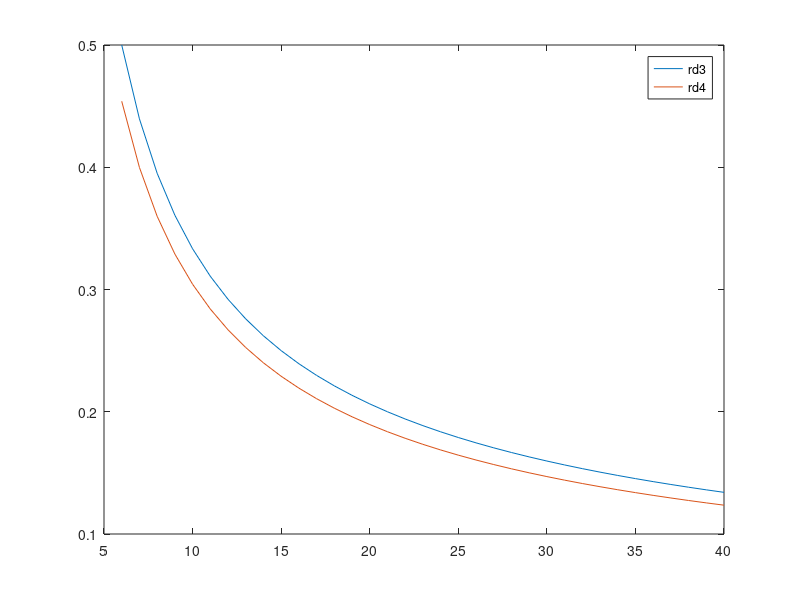

Source code (MATLAB): (Note: this script raises an error after producing the figure.)
A = (3^0.5)/4;
nm = 15;
nm = [6:40]
rd = (4/(3^0.25))*(A.^0.5./((8*nm+1).^0.5-3))
rde = (A^0.5./(nm.^0.5-1))
plot(nm, [rd;rde])
legend('rd3','rd4')
%% square
d = [];
j = 1;
K = 0.85:0.0125:1.15;
rng(10)
for k= K
    X = selfPropelling(struct('n',16,'n_s',4),'regular_polygon', k);
    n = size(X,1);
    for i= 1:n
        ds = repmat(X(i,:),n,1)-X;
        ds(i,:) = [1000,1000];
        min_ds(i) = min(sqrt(ds(:,1).^2+ds(:,2).^2));
    end
    max_d(j) = max(min_ds);
    j = j + 1;
end
plot(K,max_d);
title('square case');
xlabel('rd k');
ylabel('max min');
%% pentagon
d = [];
j = 1;
K = 0.85:0.0125:1.15;
rng(10)
for k= K
    X = selfPropelling(struct('n',16,'n_s',5),'regular_polygon', k);
    n = size(X,1);
    for i= 1:n
        ds = repmat(X(i,:),n,1)-X;
        ds(i,:) = [1000,1000];
        min_ds(i) = min(sqrt(ds(:,1).^2+ds(:,2).^2));
    end
    max_d(j) = max(min_ds);
    j = j + 1;
end
plot(K,max_d);
title('pentagon case');
xlabel('rd k');
ylabel('max min');
%% triangle
d = [];
j = 1;
K = 0.85:0.0125:1.15;
rng(10)
for k= K
    X = selfPropelling(struct('n',15,'n_s',3),'regular_polygon', k);
    n = size(X,1);
    for i= 1:n
        ds = repmat(X(i,:),n,1)-X;
        ds(i,:) = [1000,1000];
        min_ds(i) = min(sqrt(ds(:,1).^2+ds(:,2).^2));
    end
    max_d(j) = max(min_ds);
    j = j + 1;
end
plot(K,max_d);
title('triangle case');
xlabel('rd k');
ylabel('max min');
%% rectangle
d = [];
j = 1;
K = 0.85:0.0125:1.15;
rng(10)
for k= K
    X = selfPropelling(struct('n',24,'n_s',3),'rectangle', k);
    n = size(X,1);
    for i= 1:n
        ds = repmat(X(i,:),n,1)-X;
        ds(i,:) = [1000,1000];
        min_ds(i) = min(sqrt(ds(:,1).^2+ds(:,2).^2));
    end
    max_d(j) = max(min_ds);
    j = j + 1;
end
plot(K,max_d);
title('rectangle case');
xlabel('rd k');
ylabel('max min');